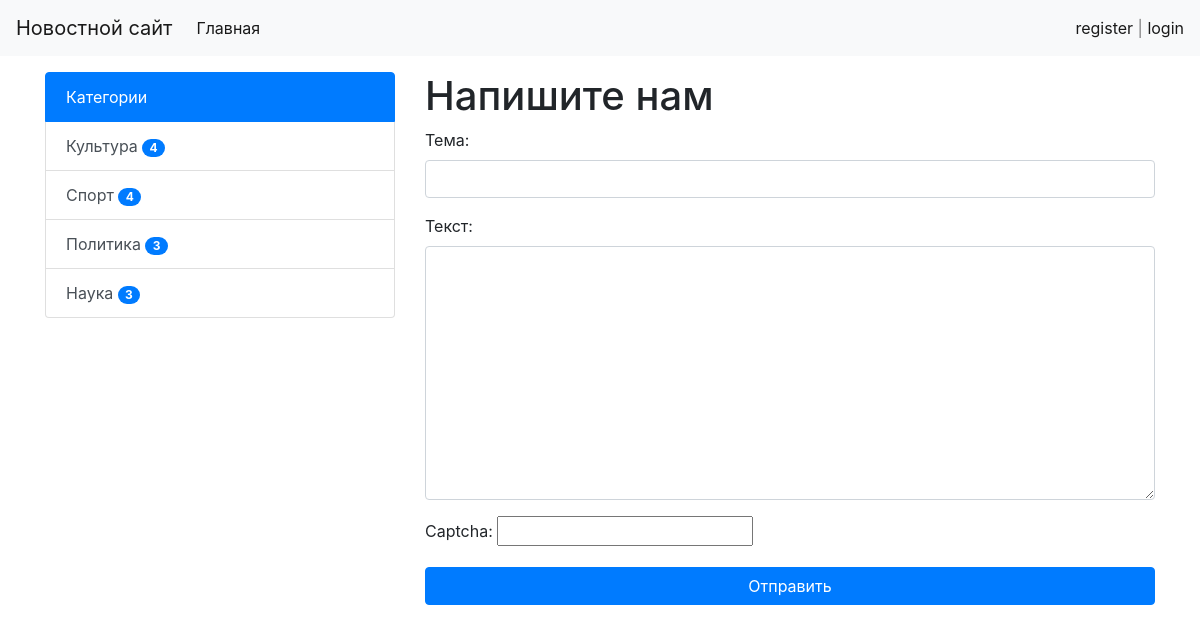
/contactemail, run on the app's committed database.
### news/models.py (models this page shows, shortened)
class Category(models.Model):
    title = models.CharField(max_length=200, db_index=True, verbose_name='Категория')
    def get_absolute_url(self):
        return reverse('category', kwargs={'category_id': self.pk})
    class Meta:
        verbose_name = 'Категория'
        verbose_name_plural = 'Категории'
        ordering = ['title']

### news/views.py (the view)
# urls.py: path('contactemail',email,name = 'email')
def email(request):
    if request.method == 'POST':
        form = ContactForm(request.POST)
        if form.is_valid():
            mail = send_mail(form.cleaned_data['subject'], form.cleaned_data['content'], 'welcome-my@ukr.net',
                             ['shevadotka@gmail.com'], fail_silently=True,)
            if mail:
                messages.success(request, 'Письмо отправленно')
                return redirect('email')
            else:
                messages.error(request, 'Ошибка отправки')
        else:
            messages.error(request, 'Ошибка валидации')
    else:
        form = ContactForm()
    return render(request, 'news/contactemail.html', {'form': form})

### news/forms.py
class ContactForm(forms.Form):
    subject = forms.CharField(max_length=150, label='Тема',
                              widget=forms.TextInput(attrs={'class': 'form-control'}))
    content = forms.CharField(label='Текст', widget=forms.Textarea(attrs={'class': 'form-control', 'rows': 10}))
    captcha = CaptchaField()

### news/templatetags/news_tags.py (called while the page is built)
@register.inclusion_tag('news/list_category.html',name='show_cat')
def show_categories():
    categories=Category.objects.annotate(col=Count('news',filter=F('news__is_publish'))).filter(col__gt=0)
    return {'categories': categories}

### news/templates/news/contactemail.html (shortened to what this page needs)
{% extends 'base.html' %}
{% block sidebar %}
{% include 'incl/_sidebar.html' %}
{% endblock %}
{% block content %}
<h1>Напишите нам</h1>
<form method="post">
    {{form.as_p}}
    <button type="submit" class="btn btn-primary btn-block">
        Отправить
    </button>
</form>
{% endblock %}

### news/templates/news/list_category.html
<div class="list-group">
    <a class="list-group-item list-group-item-action active" aria-current="true">
        Категории
    </a>
    {% for item in categories %}
    <a href="{{item.get_absolute_url}}" class="list-group-item list-group-item-action ">{{item.title }}   <span
            class="badge badge-primary badge-pill">{{item.col}}</span></a>
    {% endfor %}
</div>

### my_site/static/css/style.css (style rules this page uses)
body { background-color:#ffffff; }

### data on the page
Category: title "Культура", col "4"
Category: title "Спорт", col "4"
Category: title "Политика", col "3"
Category: title "Наука", col "3"
